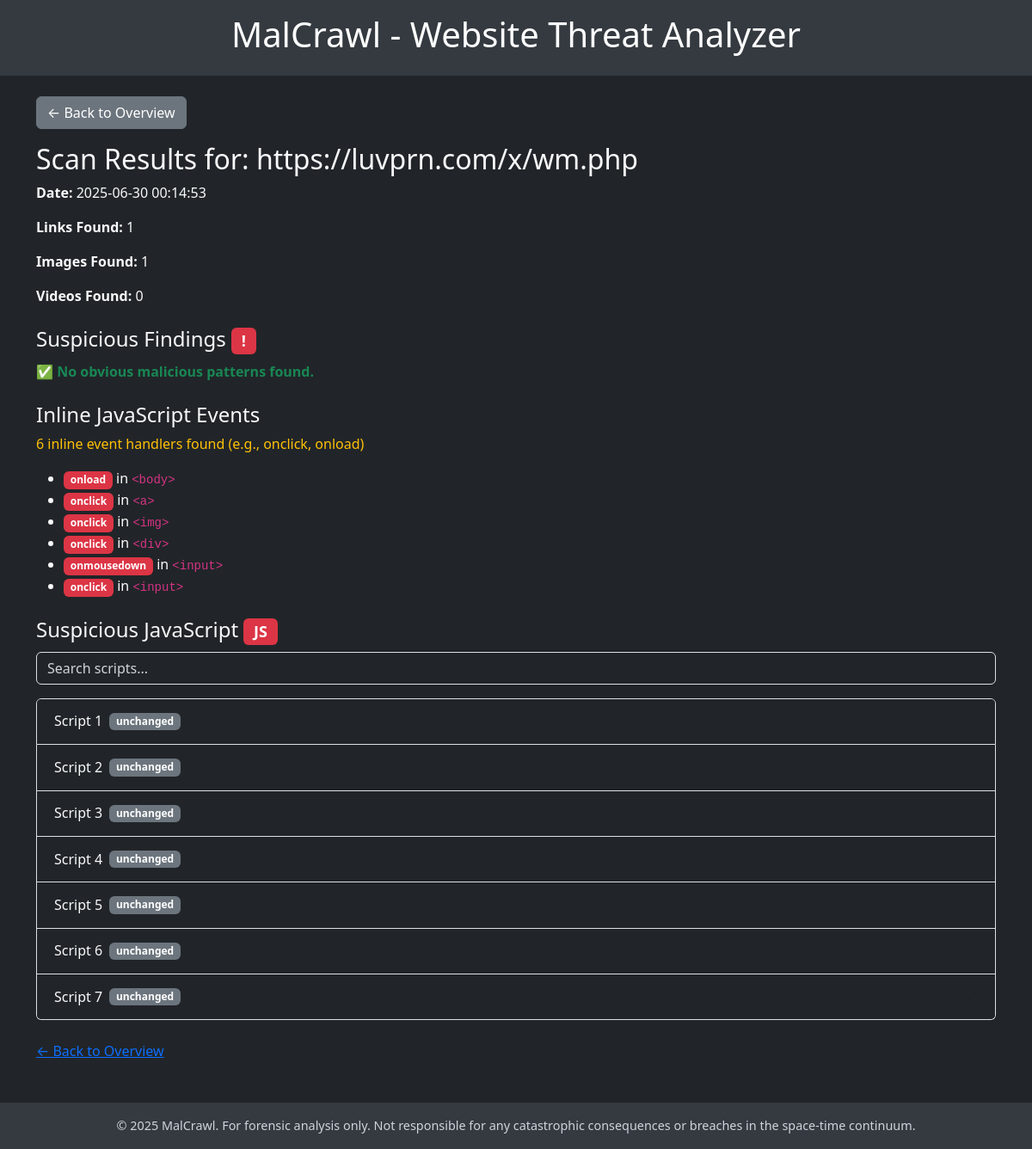
Page /result/267 on the committed database.
### tables this page shows
CREATE TABLE crawl_results (
    id INTEGER PRIMARY KEY AUTOINCREMENT,
    url TEXT,
    timestamp DATETIME DEFAULT CURRENT_TIMESTAMP,
    num_links INTEGER,
    num_images INTEGER,
    num_videos INTEGER
, status TEXT DEFAULT 'success');

CREATE TABLE deobfuscated_scripts (
            id INTEGER PRIMARY KEY AUTOINCREMENT,
            crawl_result_id INTEGER,
            original TEXT,
            deobfuscated TEXT,
            intent TEXT,
            FOREIGN KEY(crawl_result_id) REFERENCES crawl_results(id)
        );

### app.py (the view)
@app.route("/result/<result_id>")
def view_result(result_id):
    result = load_result(result_id)
    if result:
        domain = urlparse(result["url"]).netloc
        return render_template(
            "result.html",
            result=result,
            domain=domain,
            year=datetime.datetime.now().year,
        )
    else:
        return "Scan not found", 404

### app.py (called while the page is built)
def highlight_bad(code: str) -> Markup:
    escaped = escape(code)
    highlighted = BAD_JS_RE.sub(lambda m: f'<span class="text-danger fw-bold">{m.group(0)}</span>', escaped)
    return Markup(highlighted)

### templates/result.html (shortened to what this page needs)
<!DOCTYPE html>
<html lang="en">
<head>
    <link href="https://cdn.jsdelivr.net/npm/bootstrap@5.3.3/dist/css/bootstrap.min.css" rel="stylesheet">
    <link rel="stylesheet" href="/static/css/github-dark.min.css">
</head>
<body>
    <header class="malcrawl-header text-center position-relative">
        <h1>MalCrawl - Website Threat Analyzer</h1>
    </header>
    <main class="container my-4">
        {% if result %}
            <a href="{{ url_for('site_results', domain=domain) }}" class="btn btn-secondary mb-3">&larr; Back to Overview</a>
            <h2>Scan Results for: {{ result.url }}</h2>
            <p><strong>Date:</strong> {{ result.timestamp }}</p>
            <p><strong>Links Found:</strong> {{ result.links }}</p>
            <p><strong>Images Found:</strong> {{ result.images }}</p>
            <p><strong>Videos Found:</strong> {{ result.videos }}</p>
            <h4 class="mt-4">Suspicious Findings <span class="badge bg-danger">!</span></h4>
            {% if result.issues %}
                <ul>
                    {% for issue in result.issues %}
                        <li class="suspicious">{{ issue }}</li>
                    {% endfor %}
                </ul>
            {% else %}
                <p class="clean">✅ No obvious malicious patterns found.</p>
            {% endif %}
            {% if result.inline_events %}
                <h4 class="mt-4">Inline JavaScript Events</h4>
                <p class="text-warning">{{ result.inline_events|length }} inline event handlers found (e.g., onclick, onload)</p>
                <ul>
                    {% for evt in result.inline_events %}
                        <li><span class="badge bg-danger">{{ evt.event }}</span> in <code>&lt;{{ evt.tag }}&gt;</code></li>
                    {% endfor %}
                </ul>
            {% endif %}
            <h4 class="mt-4">Suspicious JavaScript <span class="badge bg-danger">JS</span></h4>
            {% if result.deobfuscated_scripts %}
                <input id="scriptSearch" type="search" class="form-control mb-3" placeholder="Search scripts...">
                <div class="accordion" id="jsAccordion">
                    {% for item in result.deobfuscated_scripts %}
                    <div class="accordion-item">
                        <h2 class="accordion-header" id="heading{{ loop.index }}">
                            <button class="accordion-button collapsed" type="button" data-bs-toggle="collapse" data-bs-target="#collapse{{ loop.index }}" aria-expanded="false" aria-controls="collapse{{ loop.index }}">
                                Script {{ loop.index }}
                                {% if item.changed %}
                                    <span class="badge bg-success ms-2">deobfuscated</span>
                                {% else %}
                                    <span class="badge bg-secondary ms-2">unchanged</span>
                                {% endif %}
                            </button>
                        </h2>
                    </div>
                    {% endfor %}
                </div>
            {% else %}
                {% if result.inline_events %}
                    <p><em>No flagged <code>&lt;script&gt;</code> blocks, but inline JS events were detected above.</em></p>
                {% else %}
                    <p>No suspicious scripts detected.</p>
                {% endif %}
            {% endif %}
        {% else %}
            <p>No results to display.</p>
        {% endif %}
        <p class="mt-4"><a href="{{ url_for('site_results', domain=domain) }}">&larr; Back to Overview</a></p>
    </main>
    <footer>
        &copy; {{ year }} MalCrawl. For forensic analysis only. Not responsible for any catastrophic consequences or breaches in the space-time continuum.
    </footer>
</body>
</html>

### templates/result.html (style rules this page uses)
:root { --bs-body-bg: #212529; --bs-body-color: #f8f9fa; --bs-secondary-bg: #343a40; --bs-secondary-color: #ced4da; }
body { background-color: var(--bs-body-bg); color: var(--bs-body-color); }
.malcrawl-header { background-color: #343a40; color: white; padding: 1rem; }
.clean { color: #198754; font-weight: bold; }
footer { margin-top: 3rem; padding: 1rem; background-color: var(--bs-secondary-bg); text-align: center; font-size: 0.9rem; color: var(--bs-secondary-color); }

### rows in the picture
crawl_results: url "https://luvprn.com/x/wm.php", timestamp "2025-06-30 00:14:53"

### other values in the picture
{{ result.links }} "1"
{{ result.images }} "1"
{{ result.videos }} "0"
{{ result.inline_events|length }} "6"
{{ evt.event }} "onload" "onclick" "onclick" "onclick" "onmousedown" "onclick"
{{ evt.tag }} "body" "a" "img" "div" "input" "input"
